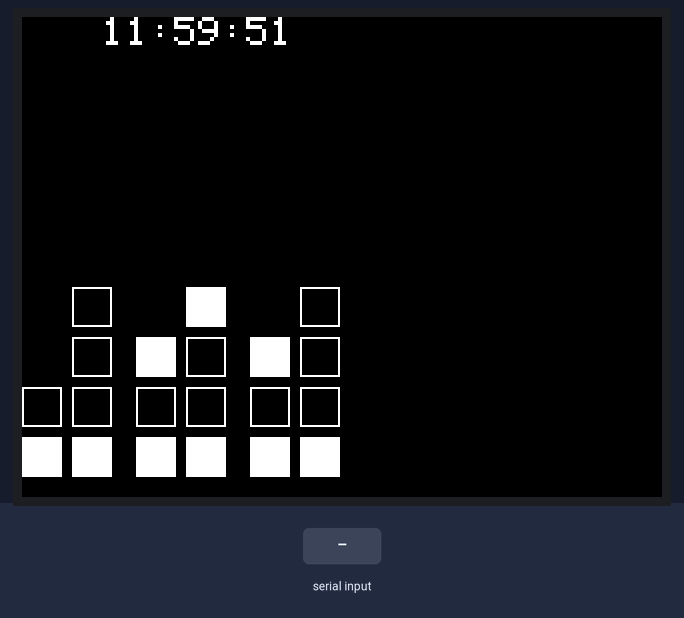
Bench run of a sketch on a simulated STM32 Blue Pill. Shown: 320×240 colour display. The test bench sets the inputs (shaded band). What the sketch prints to the serial monitor is not drawn.

Above: at 1.3 s.
1.4 s: "90,45\n" received over Serial
At 2.8 s:
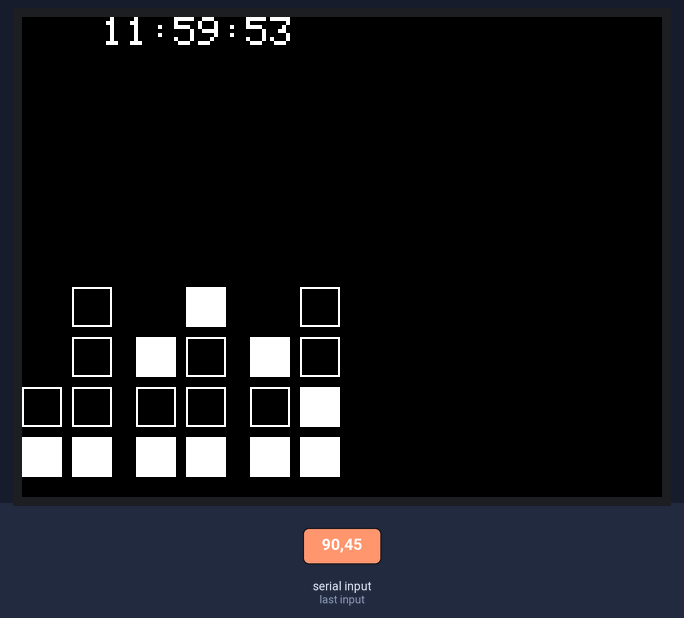
4.5 s: "5\n" received over Serial
At 6.5 s:
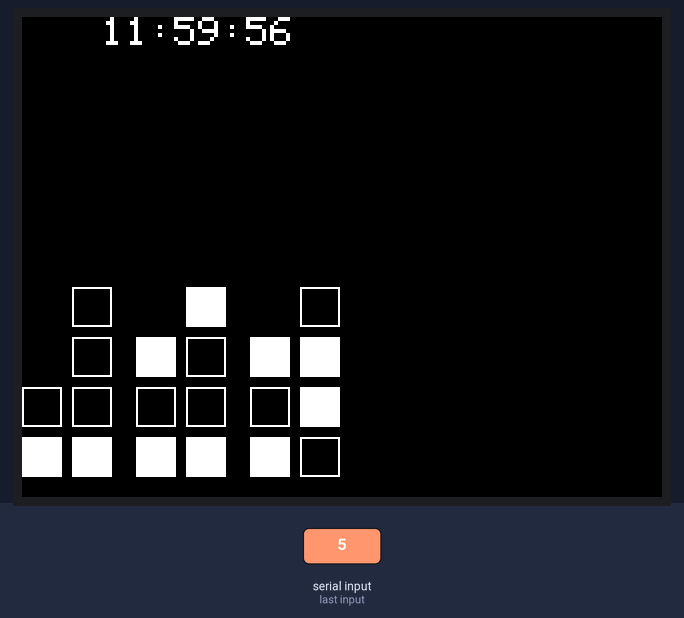
Timing chart, 0 to 8.0 s (numbered marks = the images above; inputs shaded):
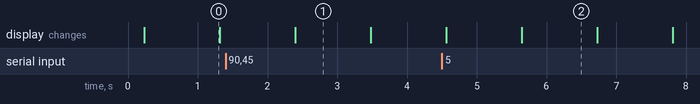

The sketch:

stm32-st7735-binclock.ino
```cpp
#include "SPI.h"
#include <Adafruit_GFX_AS.h>    // Core graphics library, with extra fonts.
#include <Adafruit_ILI9341_STM.h> // STM32 DMA Hardware-specific library

#define TFT_RST PA4
#define TFT_DC PA3
#define TFT_CS PA2
/*MOSI: PA7, SCK: PA6*/

#define DIG_SIZE 20
#define DIG_STEP 25
#define X_SHIFT 0
#define Y_SHIFT -30
#define COLS_GAP 7
#define TEXT_X 40
#define TEXT_Y 0


Adafruit_ILI9341_STM tft = Adafruit_ILI9341_STM(TFT_CS, TFT_DC, TFT_RST); // Use hardware SPI

uint8_t digits[] = {1,1,5,9,5,1}; //start value
uint8_t dig_max[] = {2,4,3,4,3,4}; //number of bits
#define SER_CNT_MAX 10
char ser_in[SER_CNT_MAX];
uint8_t ser_cnt = 0;
int w, h;

void setup() {
  Serial.begin(115200);
  tft.begin();
  tft.setRotation(1);
  w = tft.width();
  h = tft.height();
}


void loop(void) {
  //serialEvent does not seem to work in STM32, got to do it manually
  if(Serial.available()) {serialEvent();}

  //time in text
  tft.fillScreen(ILI9341_BLACK);
  tft.setCursor(TEXT_X, TEXT_Y);
  tft.setTextSize(2);
  tft.print(digits[0]);
  tft.print(digits[1]);
  tft.print(":");
  tft.print(digits[2]);
  tft.print(digits[3]);
  tft.print(":");
  tft.print(digits[4]);
  tft.print(digits[5]);


  //loop through digits
  for(int cnt=0; cnt < 6 ; cnt++) {
    digit(digits[cnt], dig_max[cnt], cnt*DIG_STEP+X_SHIFT+(cnt/2*COLS_GAP));
  }

  //FIXME: this is very inaccurate, got to find more precise way
  delay(1000);

  digits[5]++;
  if(digits[5] > 9) { digits[5]=0; digits[4]++; } //1 sec
  if(digits[4] > 5) { digits[4]=0; digits[3]++; } //10 sec
  if(digits[3] > 9) { digits[3]=0; digits[2]++; } //1 min
  if(digits[2] > 5) { digits[2]=0; digits[1]++; } //10 min
  if(digits[0] < 2) {
    if(digits[1] > 9) { digits[1]=0; digits[0]++; } //1 hour
  } else {
    if(digits[1] > 3) { digits[1]=0; digits[0]++; } //1 hour
  }
  if(digits[0] > 2) { for(int i = 0; i < 6;i++)digits[i]=0; } //10 hour
}

void digit(int value, int max, int pos) {
  for (int y = 0; y < max ; y++) {
      rect(pos, h+Y_SHIFT-y*DIG_STEP, DIG_SIZE, ILI9341_WHITE, value & (1 << y));
  }
}

void rect(int x, int y, int i, int color, int filled) {
  if (filled) {
    tft.fillRect(x+X_SHIFT, y, i, i, color);
  } else {
    tft.drawRect(x+X_SHIFT, y, i, i, color);
  }
  //tft.fillCircle(x, y, radius, color);
  //tft.drawCircle(x, y, radius, color);
}


void serialEvent(){
  while(Serial.available()) {
    ser_in[ser_cnt] = Serial.read();
    Serial.print(ser_in[ser_cnt]);
    if(ser_cnt < SER_CNT_MAX) ser_cnt++;
  }
  if(ser_cnt > 5){
    ser_cnt = 0;
    for(int i = 0; i < 6; i++){
        //check if all received bytes are valid digits
        if(ser_in[i] < '0' || ser_in[i] > '9'){
          Serial.println("\nInvalid input");
          return;
        }
    }
    //apply time
    for(int i = 0; i < 6; i++){
      digits[i] = ser_in[i]-'0';
    }
    Serial.println("\nTime set!");
  }
}
```

Measured:
- what the display in image 0 shows lasts 1.1 s, from 0.2 s to 1.3 s
